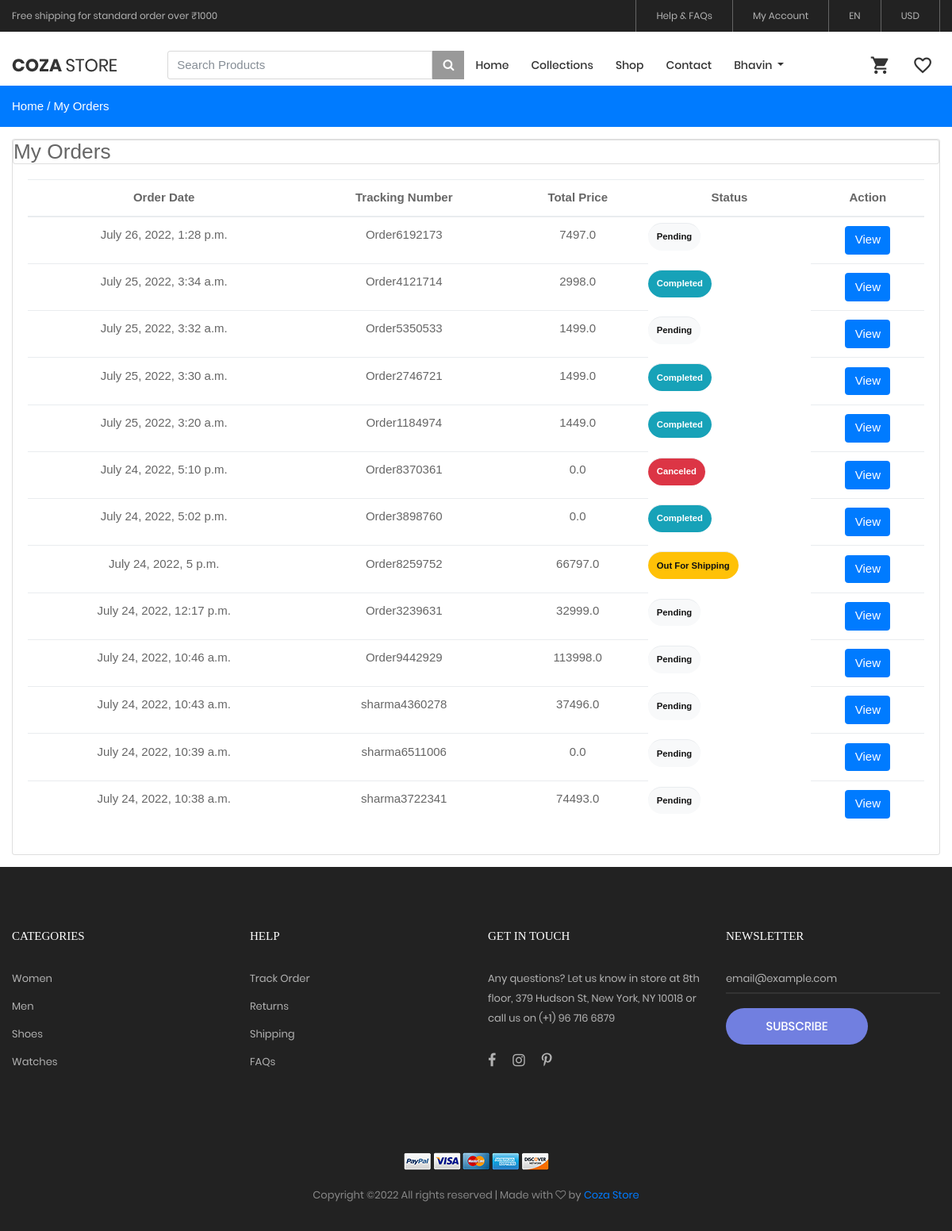
The app's page /my-orders (signed in) with its own data.
### ecom/models.py (models this page shows, shortened)
class Order(models.Model):
    user = models.ForeignKey(User, on_delete=models.CASCADE)
    fname = models.CharField(max_length=150, null=False)
    lname = models.CharField(max_length=150, null=False)
    email = models.CharField(max_length=150, null=False)
    phone = models.CharField(max_length=150, null=False)
    address = models.TextField(null=False)
    city = models.CharField(max_length=150, null=False)
    state = models.CharField(max_length=150, null=False)
    country = models.CharField(max_length=150, null=False)
    pincode = models.CharField(max_length=150, null=False)
    total_price = models.FloatField(null=False)
    payment_mode = models.CharField(max_length=150, null=False)
    payment_id = models.CharField(max_length=250, null=True)
    orderstatuses = (
        ('Pending', 'Pending'),
        ('Out For Shipping','Out For Shipping'),
        ('Completed','Completed'),
        ('Canceled','Canceled'),
    )
    status = models.CharField(max_length=150,choices=orderstatuses, default='Pending')
    message = models.TextField(null=True)
    tracking_no = models.CharField(max_length=150, null=True)
    created_at = models.DateTimeField(auto_now_add=True)
    updated_at = models.DateTimeField(auto_now=True)

### ecom/controller/order.py (the view)
# urls.py: path('my-orders', indexorder, name="myorders"),
def indexorder(request):
    orders = Order.objects.filter(user=request.user).order_by('-created_at')
    context = {'orders':orders}
    return render(request, 'orders/index.html', context)

### ecom/templates/orders/index.html (shortened to what this page needs)
{% extends 'layouts/main.html' %}
{% load static %}
{% block content %}
<br><br><br>
<div class="py-3 bg-primary">
    <div class="container">
        <a class="text-white" href="{% url 'home' %}"> Home /</a>
        <a class="text-white" href="{% url 'myorders' %}"> My Orders </a>
    </div>
</div>
<div class="container my-3">
    <div class="row">
        <div class="col-md-12">
            <div class="card shadow">
                <div class="card header">
                    <h3 class="mb-0">My Orders</h3>
                </div>
                <div class="card-body">
                    <table class="table tablebordered">
                        <thead>
                            <tr>
                                <th class="text-center">Order Date</th>
                                <th class="text-center">Tracking Number</th>
                                <th class="text-center">Total Price</th>
                                <th class="text-center">Status</th>
                                <th class="text-center">Action</th>
                            </tr>
                        </thead>
                        <tbody>
                            {% for item in orders %}
                                <tr>
                                    <td class="text-center"> {{ item.created_at }}</td>
                                    <td class="text-center"> {{ item.tracking_no }}</td>
                                    <td class="text-center"> {{ item.total_price }}</td>
                                    <td class="badge badge-pill my-2 {% if item.status == "Completed" %}badge-info{% elif item.status == "Out For Shipping" %}badge-warning{% elif item.status == "Canceled" %}badge-danger{% else %}badge-light{% endif %}"> {{ item.status }}</td>
                                    <td class="text-center">
                                        <a href="{% url 'orderview' item.tracking_no %}" class="btn btn-primary">View</a>
                                    </td>
                                </tr>
                            {% endfor %}
                        </tbody>
                    </table>
                </div>
            </div>
        </div>
    </div>
</div>
{% endblock content %}

### ecom/templates/inc/navbar.html (shortened to what this page needs)
{% load static %}
<header>
    <div class="container-menu-desktop">
        <div class="top-bar">
            <div class="content-topbar flex-sb-m h-full container">
                <div class="left-top-bar">
                    Free shipping for standard order over ₹1000
                </div>
                <div class="right-top-bar flex-w h-full">
                    <a href="#" class="flex-c-m trans-04 p-lr-25">
                        Help & FAQs
                    </a>
                    <a href="{% url 'myaccount' %}" class="flex-c-m trans-04 p-lr-25">
                        My Account
                    </a>
                    <a href="#" class="flex-c-m trans-04 p-lr-25">
                        EN
                    </a>
                    <a href="#" class="flex-c-m trans-04 p-lr-25">
                        USD
                    </a>
                </div>
            </div>
        </div>
        <div class="wrap-menu-desktop">
            <nav class="limiter-menu-desktop container">
                <a href="{% url 'home' %}" class="logo">
                    <img src="{% static 'images/icons/logo-01.png' %}" alt="IMG-LOGO">
                </a>
                <div class="search-bar">
                    <form action="{% url 'searchproduct' %}" method="POST">
                        <div class="input-group">
                            <input type="search" name="productsearch" class="form-control" id="searchproducts"
                                placeholder="Search Products" required>
                            <button type="submit" class="input-group-text searchbtn"> <i class="fa fa-search"> </i>
                            </button>
                        </div>
                    </form>
                </div>
                <div class="menu-desktop">
                    <ul class="main-menu">
                        <li id="home" class="{% if request.resolver_match.url_name == 'index' %}active-menu{% endif %}">
                            <a href="{% url 'home' %}">Home</a>
                        </li>
                        <li class="{% if request.resolver_match.url_name == 'collections' %}active-menu{% endif %}">
                            <a href="{% url 'collections' %}">Collections</a>
                        </li>
                        <li id="product"
                            class="{% if request.resolver_match.url_name == 'product' %}active-menu{% endif %}">
                            <a href="{% url 'allproducts' %}">Shop</a>
                        </li>
                        <li id="contact"
                            class="{% if request.resolver_match.url_name == 'contact' %}active-menu{% endif %}">
                            <a href="{% url 'contact' %}">Contact</a>
                        </li>
                        {% if request.user.is_authenticated %}
                        <li class="nav-item dropdown">
                            <a class="nav-link dropdown-toggle" href="#" id="navbarDropdown" role="button"
                                data-toggle="dropdown" aria-haspopup="true" aria-expanded="false">
                                {{ request.user }}
                            </a>
                        </li>
                        {% endif %}
                    </ul>
                </div>
                <div class="wrap-icon-header flex-w flex-r-m">
                    <a href="{% url 'cart' %}" class="dis-block icon-header-item cl2 hov-cl1 trans-04 p-l-22 p-r-11"
                        data-notify="0">
                        <i class="zmdi zmdi-shopping-cart"></i>
                    </a>
                    <a href="{% url 'wishlist' %}" class="dis-block icon-header-item cl2 hov-cl1 trans-04 p-l-22 p-r-11"
                        data-notify="0">
                        <i class="zmdi zmdi-favorite-outline"></i>
                    </a>
                </div>
            </nav>
        </div>
    </div>
</header>

### ecom/static/css/main.css (style rules this page uses)
.container { max-width: 1380px; }
@media (max-width: 1600px) { .container { max-width: 1200px; } }
.container-menu-desktop { height: auto; width: 100%; position: relative; -webkit-transition: all 0.3s; -o-transition: all 0.3s; -moz-transition: all 0.3s; transition: all 0.3s; }
.top-bar { height: 40px; background-color: #222; }
.left-top-bar { font-family: Poppins-Regular; font-size: 12px; line-height: 1.8; color: #b2b2b2; }
.right-top-bar a { font-family: Poppins-Regular; font-size: 12px; line-height: 1.8; height: 100%; color: #b2b2b2; border-right: 1px solid rgba(255,255,255,0.3); }
.right-top-bar a:first-child { border-left: 1px solid rgba(255,255,255,0.3); }
.wrap-menu-desktop { position: fixed; z-index: 1100; background-color: transparent; width: 100%; height: 84px; top: 40px; left: 0px; -webkit-transition: height 0.3s, background-color 0.3s; -o-transition: height 0.3s, background-color 0.3s; -moz-transition: height 0.3s, background-color 0.3s; transition: height 0.3s, background-color 0.3s; }
.limiter-menu-desktop { height: 100%; display: -webkit-box; display: -webkit-flex; display: -moz-box; display: -ms-flexbox; display: flex; align-items: center; background-color: transparent; }
.logo { display: -webkit-box; display: -webkit-flex; display: -moz-box; display: -ms-flexbox; display: flex; align-items: center; height: 65%; margin-right: 55px; }
.logo img { max-width: 100%; max-height: 100%; }
.menu-desktop { display: -webkit-box; display: -webkit-flex; display: -moz-box; display: -ms-flexbox; display: flex; align-items: center; height: 100%; }
.main-menu { list-style-type: none; margin: 0; display: -webkit-box; display: -webkit-flex; display: -moz-box; display: -ms-flexbox; display: flex; align-items: center; }
.main-menu > li { display: block; position: relative; padding: 20px 10px 20px 0px; margin: 0px 4px 0px 14px; }
.main-menu > li > a { font-family: Poppins-Medium; font-size: 14px; color: #333; padding: 5px 0px; transition: all 0.4s; -webkit-transition: all 0.4s; -o-transition: all 0.4s; -moz-transition: all 0.4s; }
.wrap-icon-header { flex-grow: 1; }
.icon-header-item { position: relative; font-size: 26px; line-height: 1; cursor: pointer; }
.cl2 { color: #333; }

### ecom/static/css/custom.css (style rules this page uses)
.search-bar { width: 32% !important; margin-left: 8px; }
.searchbtn { width: 40px; color: #fff; background-color: #999; }

### ecom/templates/layouts/main.html (style rules this page uses)
a { text-decoration: none; }

### records on screen
Order: created_at "July 26, 2022, 1:28 p.m.", tracking_no "Order6192173", total_price "7497.0", status "Pending"
Order: created_at "July 25, 2022, 3:34 a.m.", tracking_no "Order4121714", total_price "2998.0", status "Completed"
Order: created_at "July 25, 2022, 3:32 a.m.", tracking_no "Order5350533", total_price "1499.0", status "Pending"
Order: created_at "July 25, 2022, 3:30 a.m.", tracking_no "Order2746721", total_price "1499.0", status "Completed"
Order: created_at "July 25, 2022, 3:20 a.m.", tracking_no "Order1184974", total_price "1449.0", status "Completed"
Order: created_at "July 24, 2022, 5:10 p.m.", tracking_no "Order8370361", total_price "0.0", status "Canceled"
Order: created_at "July 24, 2022, 5:02 p.m.", tracking_no "Order3898760", total_price "0.0", status "Completed"
Order: created_at "July 24, 2022, 5 p.m.", tracking_no "Order8259752", total_price "66797.0", status "Out For Shipping"
Order: created_at "July 24, 2022, 12:17 p.m.", tracking_no "Order3239631", total_price "32999.0", status "Pending"
Order: created_at "July 24, 2022, 10:46 a.m.", tracking_no "Order9442929", total_price "113998.0", status "Pending"
Order: created_at "July 24, 2022, 10:43 a.m.", tracking_no "sharma4360278", total_price "37496.0", status "Pending"
Order: created_at "July 24, 2022, 10:39 a.m.", tracking_no "sharma6511006", total_price "0.0", status "Pending"
Order: created_at "July 24, 2022, 10:38 a.m.", tracking_no "sharma3722341", total_price "74493.0", status "Pending"

### other values on screen
{{ request.user }} "Bhavin"
